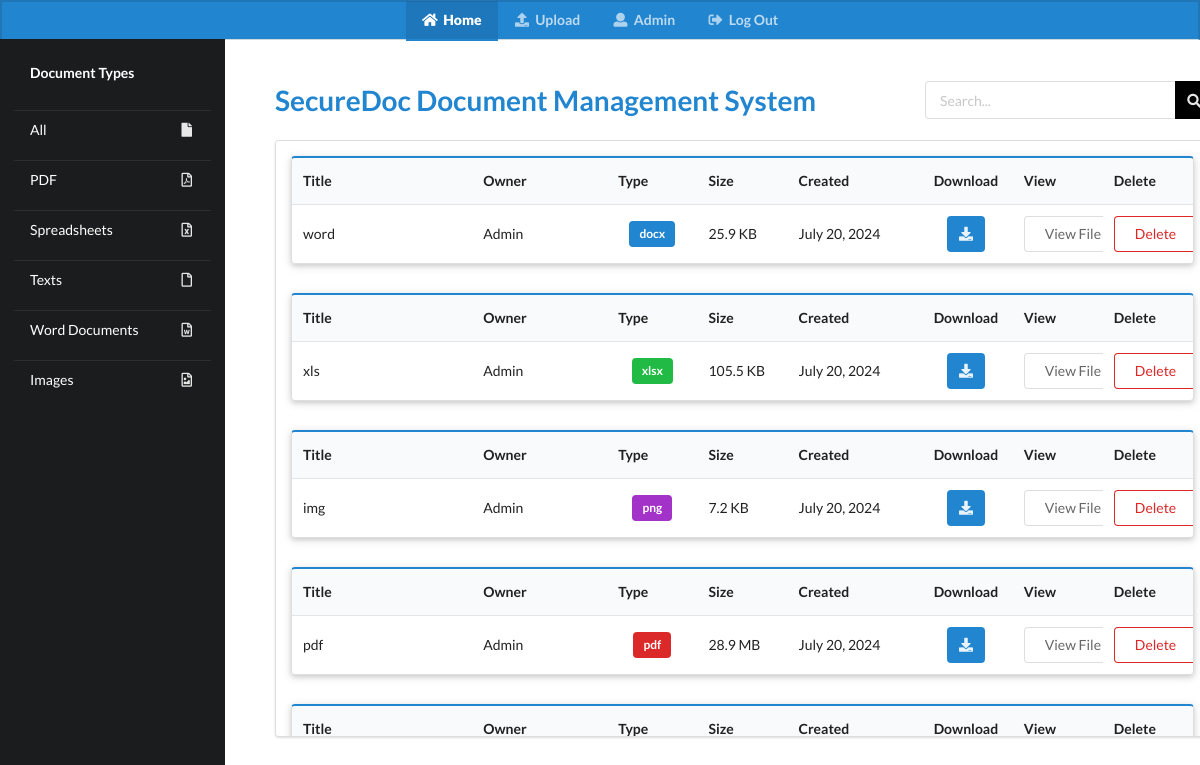
The app's page / (signed in) with its own data.
### profiles/models.py (models this page shows, shortened)
class Profile(models.Model):
    user           = models.OneToOneField(User, on_delete=models.CASCADE)
    slug           = models.SlugField(unique=True, blank=True)
    profilePicture = models.ImageField(default='ProfilePictures/profileIcon.png', upload_to='ProfilePictures')
    firstName      = models.CharField(max_length=35, blank=True)
    lastName       = models.CharField(max_length=35, blank=True)
    email          = models.EmailField(max_length=90, blank=True)
    organisation   = models.CharField(max_length=35, blank=True)
    updated        = models.TimeField(auto_now=True)
    created        = models.TimeField(auto_now_add=True)
    def __str__(self): return f"{self.user}"

### documents/models.py (models this page shows, shortened)
class Document(models.Model):
    FILETYPECHOICE = (
        ('pdf', 'PDF'),
        ('xlsx', 'Excel'),
        ('docx', 'Word'),
        ('txt', 'Text'),
        ('jpg', 'JPEG'),
        ('jpeg', 'JPEG'),
        ('png', 'PNG')
    )
    owner    = models.ForeignKey(Profile, related_name='owner', on_delete=models.CASCADE)
    title    = models.CharField(max_length=100)
    fileItem = models.FileField(upload_to='DocumentFiles/', validators=[validateFileExtension])
    fileType = models.CharField(max_length=10, choices=FILETYPECHOICE, blank=True)
    fileSize = models.PositiveIntegerField(blank=True, null=True)
    updated  = models.TimeField(auto_now=True)
    created  = models.DateTimeField(auto_now_add=True)

### documents/views.py (the view)
# urls.py: path('', views.homeView, name='home'),
@login_required
def homeView(request):
    profile   = Profile.objects.get(user=request.user)
    documents = Document.objects.all()
    if 'search' in request.GET:
        query     = request.GET['search']
        documents = Document.objects.filter(title__istartswith=query)
    template = loader.get_template('documents/home.html')
    context = {
        "profile"  : profile,
        "documents": documents,
    }
    if not request.user.is_authenticated:
        return redirect('login')
    return HttpResponse(template.render(context, request))

### documents/templates/documents/home.html (shortened to what this page needs)
<!DOCTYPE html>
<html lang="en">
<head>
    {% extends 'base.html' %}
    {% load static %}
    {% load widget_tweaks %}
{% block content %}
    <div class="ui secondary pointing blue inverted menu" id="navbarMainDiv">
        <a class="item active" href="{% url 'documents:home' %}"><i class="home icon"></i> <b>Home</b></a>
        <a class="item" href="{% url 'documents:uploadDoc' %}"><i class="upload icon"></i> <b>Upload</b></a>
        <a class="item" href="{% url 'profiles:profile' %}"><i class="user icon"></i> <b>{{profile.user}}</b></a>
        <a class="item" href="{% url 'documents:logout' %}"><i class="sign out alternate icon"></i> <b>Log Out</b></a>
    </div>
    <div class="ui grid" id="homeParentDiv">
        <div class="three wide column" id="sidebarColumn">
            <div class="ui vertical inverted menu" id="sidebarMenu">
                <div class="item">
                    <div class="header">Document Types</div>
                </div>
                <a class="item" data-filter="all">
                    <i class="file icon"></i>
                    All
                </a>
                <a class="item" data-filter="pdf">
                    <i class="file pdf outline icon"></i>
                    PDF
                </a>
                <a class="item" data-filter="xlsx">
                    <i class="file excel outline icon"></i>
                    Spreadsheets
                </a>
                <a class="item" data-filter="txt">
                    <i class="file text outline icon"></i>
                    Texts
                </a>
                <a class="item" data-filter="docx">
                    <i class="file word outline icon"></i>
                    Word Documents
                </a>
                <a class="item" data-filter="png" data-filter="jpg" data-filter="jpeg" data-filter="gif">
                    <i class="file image outline icon"></i>
                    Images
                </a>
            </div>
        </div>
        <div class="thirteen wide column" id="mainContentColumn">
            <div class="ui secondary menu" id="homeSearchDiv">
                <h4 class="ui header blue" id="homeSearchSystemName">SecureDoc Document Management System</h4>
                <div class="right menu">
                    <form method="GET" action="" id="homeSearchForm" class="ui form">
                        <div class="ui action input" id="homeSearchInput">
                            <input type="text" name="search" placeholder="Search..." value="{{ request.GET.search }}">
                            <button class="ui icon button blue" type="submit" id="homeSearchBtn"><i class="search icon"></i></button>
                        </div>
                    </form>
                </div>
            </div>
            <div class="ui segment" id="homeSegmentDiv">
                {% for document in documents %}
                <div id="homeItemCardDiv" class="document-item ui raised segment" data-type="{{ document.fileType }}">
                    <table class="ui blue striped table fixed" id="homeTable">
                        <colgroup>
                            <col width="20%">
                            <col width="15%">
                            <col width="10%">
                            <col width="10%">
                            <col width="15%">
                            <col width="10%">
                            <col width="10%">
                            <col width="10%">
                        </colgroup>
                        <thead>
                        <tr>
                            <th>Title</th>
                            <th>Owner</th>
                            <th>Type</th>
                            <th>Size</th>
                            <th>Created</th>
                            <th>Download</th>
                            <th>View</th>
                            <th>Delete</th>
                        </tr>
                        </thead>
                        <tbody>
                        <tr>
                            <td class="truncate">{{document.title}}</td>
                            <td>{{document.owner}}</td>
                            <td class="center aligned">
                                {% if document.fileType == 'pdf' %}
                                <a class="ui red label">{{document.fileType}}</a>
                                {% elif document.fileType == 'xlsx' %}
                                <a class="ui green label">{{document.fileType}}</a>
                                {% elif document.fileType == 'docx' %}
                                <a class="ui blue label">{{document.fileType}}</a>
                                {% elif document.fileType == 'txt' %}
                                <a class="ui label">{{document.fileType}}</a>
                                {% elif document.fileType == 'png' or document.fileType == 'jpeg' or document.fileType == 'jpg' %}
                                <a class="ui purple label">{{document.fileType}}</a>
                                {% endif %}
                            </td>
                            <td>{% if document.fileSize %}{{ document.fileSize|filesizeformat }}{% endif %}</td>
                            <td>{{document.created|date:"F d, Y"}}</td>
                            <td class="center aligned">
                                <a class="ui blue icon button" href="{% url 'documents:downloadFile' document.id %}">
                                    <i class="download icon"></i>
                                </a>
                            </td>
                            <td class="center aligned">
                                {% if document.fileType == 'pdf' %}
                                    <a href="{% url 'documents:openPdf' document.id %}" class="ui basic button">View File</a>
                                {% elif document.fileType == 'xlsx' %}
                                    <a href="{% url 'documents:openExcel' document.id %}" class="ui basic button">View File</a>
                                {% elif document.fileType == 'docx' %}
                                    <a href="{% url 'documents:openDocx' document.id %}" class="ui basic button">View File</a>
                                {% elif document.fileType == 'txt' %}
                                    <a href="{% url 'documents:openText' document.id %}" class="ui basic button">View File</a>
                                {% elif document.fileType == 'png' or document.fileType == 'jpeg' or document.fileType == 'jpg' %}
                                    <a href="{% url 'documents:openImage' document.id %}" class="ui basic button">View File</a>
                                {% endif %}
                            </td>
                            <td class="center aligned">
                                <a href="{% url 'documents:deleteDocument' document.id %}" class="ui red basic button">Delete</a>
                            </td>
                        </tr>
                        </tbody>
                    </table>
                </div>
                {% empty %}
                <div class="ui info message" id="homeItemPlaceholder">
                    <div class="header">No documents uploaded yet</div>
                    <ul class="list"><p>Documents you upload are listed here</p></ul>
                </div>
                {% endfor %}
            </div>
        </div>
    </div>
{% endblock content %}

### templates/base.html (shortened to what this page needs)
{% load static %}
<!doctype html>
<html lang="en">
<head>
  <link rel="stylesheet" type='text/css' href={% static 'style.css' %}>
  <link rel="stylesheet" href="https://cdnjs.cloudflare.com/ajax/libs/semantic-ui/2.5.0/semantic.min.css"/>
</head>
<body style="display: flex; flex-direction: column; align-items: center; overflow-y:hidden;">
{% block content %}
{% endblock content %}
</body>
</html>

### assets/style.css (style rules this page uses)
#navbarMainDiv { display: flex; width: 100%; margin: 0px; padding: 0px; align-items: center; height: fit-content; justify-content: center; border-bottom: 1px solid #CFD8DC; }
#homeParentDiv, #profileParentDiv, #profileEditParentDiv, #uploadParentDiv { display: flex; width: 100%; margin: 0px; padding: 0px; height: 100%; border: none; }
#homeParentDiv { gap: 4%; align-items: center; flex-direction: column; }
#homeSearchSystemName { display: flex; margin: 0px; padding: 0px; }
#homeSearchDiv { display: flex; gap: 35px; border: none; padding: 0px; align-items: center; margin: 20px 0px 0px 0px; justify-content: space-between; }
#homeSearchForm { display: flex; gap: 25px; margin: 0px; border: none; padding: 0px; height: fit-content; }
#homeSearchBtn { color: #FFFFFF; background-color: #000000; }
#homeSegmentDiv { display: flex; gap: 15px; width: 80%; margin: 0px; padding: 15px; overflow-y: auto; height: 75% !important; flex-direction: column; }
#homeItemCardDiv { margin: 0px; padding: 0px; border: none; }

### documents/templates/documents/home.html (style rules this page uses)
.ui.table.fixed { table-layout: fixed; }
.ui.table td { overflow: hidden; text-overflow: ellipsis; white-space: nowrap; }
.truncate { max-width: 100%; white-space: nowrap; overflow: hidden; text-overflow: ellipsis; }
.ui.vertical.menu .item { margin-bottom: 10px; }
#sidebarColumn { position: fixed; top: 39px; left: 0; width: 220px; background-color: #1b1c1d; color: white; height: calc(100vh - 39px); overflow-y: auto; z-index: 1; }
#mainContentColumn { margin-left: 255px; width: calc(100% - 240px); padding: 20px; }
#homeItemCardDiv { width: 100%; margin-bottom: 1em; }
#homeSearchInput { width: 250px; }
#homeSearchSystemName { font-size: 28px; margin-right: auto; }
#homeSearchBtn i.search.icon { color: white; }
.ui.vertical.menu { border: none; width: 100%; }
.ui.vertical.menu .item { text-align: left; color: white; }
.ui.vertical.menu .header { font-size: 1.2em; font-weight: bold; color: white; }
.ui.grid { margin: 0; }
#homeSearchDiv { margin-bottom: 20px; }
#homeSegmentDiv { display: flex; width: 100%; overflow-y: auto; height: 65% !important; box-sizing: border-box; }

### records on screen
Profile: user "Admin"
Document: title "word", owner "Admin", fileType "docx", fileSize|filesizeformat "25.9 KB", created "July 20, 2024", shows "View…"
Document: title "xls", owner "Admin", fileType "xlsx", fileSize|filesizeformat "105.5 KB", created "July 20, 2024", shows "View…"
Document: title "img", owner "Admin", fileType "png", fileSize|filesizeformat "7.2 KB", created "July 20, 2024", shows "View…"
Document: title "pdf", owner "Admin", fileType "pdf", fileSize|filesizeformat "28.9 MB", created "July 20, 2024", shows "View…"
